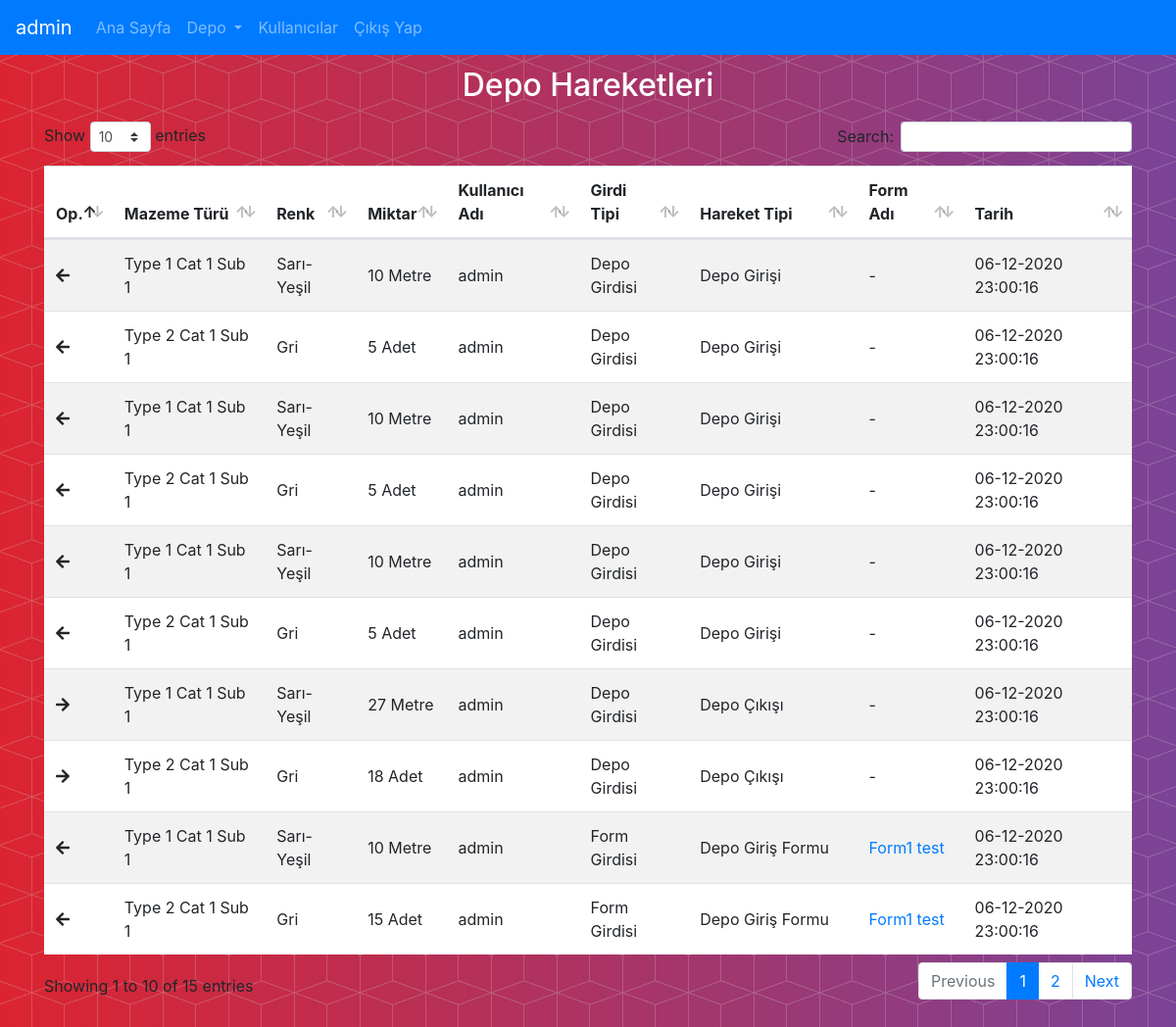
Screenshot of /stockmoves (signed in) with the database file from the repository.
### models.py (models this page shows, shortened)
class User(UserMixin, Base):
    __tablename__ = 'user'
    id = Column(Integer, primary_key=True)
    username = Column(String(50), unique=True)
    name = Column(String(50))
    surname = Column(String(50))
    isadmin = Column(Boolean, default=False)
    createdate = Column(DateTime, default=datetime.utcnow())
    changedate = Column(DateTime, default=datetime.utcnow())
    password = Column(String(100))
    mockpassword = Column(String(70))

class StockType(Base, object):
    __tablename__ = 'stocktype'
    id = Column(Integer, primary_key=True)
    name = Column(String(100))
    unitid = Column(Integer, ForeignKey('stockunit.id'), nullable=False)
    subcategoryid = Column(Integer, ForeignKey('stocksubcategory.id'), nullable=False)
    def getUnitName(self):
        unit = dbexecutor.getStockUnit(self.unitid)
        if unit is not None:
            return unit.name
        else:
            return None

class StockColor(Base):
    __tablename__ = 'stockcolor'
    id = Column(Integer, primary_key=True)
    name = Column(String(50), unique=True)

class StockBase(Base):
    __tablename__ = 'stockbase'
    id = Column(Integer, primary_key=True)
    userid = Column(Integer, ForeignKey('user.id'), nullable=False)
    stocktypeid = Column(Integer, ForeignKey('stocktype.id'), nullable=False)
    stockcolorid = Column(Integer, ForeignKey('stockcolor.id'), nullable=False)
    quantity = Column(String(50))
    createdate = Column(DateTime, default=datetime.utcnow())
    actiontype = Column(Boolean, default=True)
    entrytype = Column(Boolean, default=True)
    def getUserName(self):
        return dbexecutor.getUser(self.userid).username
    def getStockTypeName(self):
        return dbexecutor.getStockType(self.stocktypeid).name
    def getStockColorName(self):
        return dbexecutor.getStockColor(self.stockcolorid).name
    def getQuantityText(self):
        qtty = float(self.quantity)
        if float.is_integer(qtty):
            formattedqtty = int(qtty)
        else:
            formattedqtty = round(qtty, int(dbexecutor.getStockType(self.stocktypeid).getUnitPrecision()))
        return str(formattedqtty) + ' ' + self.getStockUnitName()
    def getStockUnitName(self):
        return dbexecutor.getStockType(self.stocktypeid).getUnitName()

class IncomingStockForm(Base):
    __tablename__ = 'incomingstockform'
    id = Column(Integer, primary_key=True)
    name = Column(String(50))
    stockformid = Column(Integer, ForeignKey('stockform.id'), nullable=False)

### routes/stockoperations.py (the view)
@app.route('/stockmoves', methods=['GET'])
@login_required
def getStockMoves():
    stockbases = dbexecutor.getAllStockBases()
    bases = []
    for stockbase in stockbases:
        base = {}
        base['userid'] = stockbase.userid
        base['username'] = stockbase.getUserName()
        base['stockcolorid'] = stockbase.stockcolorid
        base['stockcolorname'] = stockbase.getStockColorName()
        base['stocktypeid'] = stockbase.stocktypeid
        base['stocktypename'] = stockbase.getStockTypeName()
        base['quantity'] = stockbase.getQuantityText()
        base['createdate'] = stockbase.createdate
        base['action'] = stockbase.actiontype
        base['entry'] = stockbase.entrytype
        if stockbase.entrytype:
            base['entrytype'] = 'Form Girdisi'
            formstockbase = dbexecutor.getFormStockBasesByStockBaseId(stockbase.id)
            stockform = dbexecutor.getStockForm(formstockbase.stockformid)
            base['packagequantitytext'] = formstockbase.getPackageQuantityText()
            base['note'] = formstockbase.note
            if stockbase.actiontype:
                base['actiontype'] = 'Depo Giriş Formu'
                incomingstockform = dbexecutor.getIncomingStockFormByStockFormId(stockform.id)
                base['formid'] = incomingstockform.id
                base['formname'] = incomingstockform.name
            else:
                base['actiontype'] = 'Ürün Sevkiyat Formu'
                outgoingstockform = dbexecutor.getOutgoingStockFormByStockFormId(stockform.id)
                base['formid'] = outgoingstockform.id
                base['formname'] = outgoingstockform.name
        else:
            base['entrytype'] = 'Depo Girdisi'
            base['packagequantitytext'] = '-'
            base['note'] = '-'
            base['formid'] = '-'
            base['formname'] = '-'
            if stockbase.actiontype:
                base['actiontype'] = 'Depo Girişi'
            else:
                base['actiontype'] = 'Depo Çıkışı'
        bases.append(base)
    return render_template("stockmoves.html", bases=bases)

### dbexecutor.py (called while the page is built)
def getUser(id):
    user = session.query(models.User).get(id)
    return user

def getIncomingStockFormByStockFormId(stockformid):
    incomingstockform = session.query(models.IncomingStockForm).filter_by(stockformid=stockformid).first()
    return incomingstockform

def getOutgoingStockFormByStockFormId(stockformid):
    outgoingstockform = session.query(models.OutgoingStockForm).filter_by(stockformid=stockformid).first()
    return outgoingstockform

def getStockUnit(id):
    try:
        unit = session.query(models.StockUnit).get(id)
        return unit
    except Exception as e:
        if hasattr(e, 'message'):
            print('Exception: ' + e.message)
        else:
            print(e)
        return None

def getStockType(id):
    try:
        type = session.query(models.StockType).get(id)
        return type
    except Exception as e:
        if hasattr(e, 'message'):
            print('Exception: ' + e.message)
        else:
            print(e)
        return None

def getStockColor(id):
    try:
        color = session.query(models.StockColor).get(id)
        return color
    except Exception as e:
        if hasattr(e, 'message'):
            print('Exception: ' + e.message)
        else:
            print(e)
        return None

def getStockPackage(id):
    try:
        package = session.query(models.StockPackage).get(id)
        return package
    except Exception as e:
        if hasattr(e, 'message'):
            print('Exception: ' + e.message)
        else:
            print(e)
        return None

def getStockForm(id):
    try:
        stockform = session.query(models.StockForm).get(id)
        return stockform
    except Exception as e:
        if hasattr(e, 'message'):
            print('Exception: ' + e.message)
        else:
            print(e)
        return None

def getFormStockBasesByStockBaseId(stockbaseid):
    formstockbase = session.query(models.FormStockBase).filter_by(stockbaseid=stockbaseid).first()
    return formstockbase

def getAllStockBases():
    try:
        base = session.query(models.StockBase).all()
        return base
    except Exception as e:
        if hasattr(e, 'message'):
            print('Exception: ' + e.message)
        else:
            print(e)
        return None

### main.py (called while the page is built)
@app.teardown_appcontext
def shutdown_session(exception=None):
    dbexecutor.session.remove()

@app.context_processor
def inject_debug():
    return dict(debug=app.debug)

### routes/useroperations.py (called while the page is built)
@login_manager.user_loader
def load_user(user_id):
    return User.query.get(user_id)

### templates/stockmoves.html (shortened to what this page needs)
{%extends "base.html"%}
{%block content%}
{% if current_user.isadmin %}
<div id="tablecontainer" class="container" data-order='[[ 1, "asc" ]]' data-page-length='10' style="margin-top: 1%; margin-left: auto; margin-right:auto;">
    <h2 class="form-signin-heading" style="text-align:center; color:white;">Depo Hareketleri</h2>
    <span style="display:block; height: 10px;"></span>
    <div class="table-responsive">
        <table id="stockformstable" class="table table-striped" style="background-color:white;">
          <thead>
            <tr>
              <th scope="col">Op.</th>
              <th scope="col">Mazeme Türü</th>
              <th scope="col">Renk</th>
              <th scope="col">Miktar</th>
              <th scope="col">Kullanıcı Adı</th>
              <th scope="col">Girdi Tipi</th>
              <th scope="col">Hareket Tipi</th>
              <th scope="col">Form Adı</th>
              <th scope="col">Tarih</th>
            </tr>
          </thead>
          <tbody>
            {%for base in bases%}
              <tr>
                  <td style="vertical-align: middle;">
                    {% if base.action %}
                    <i class="fas fa-arrow-left" data-toggle="tooltip" title="Giriş"></i>
                    {% else %}
                    <i class="fas fa-arrow-right" data-toggle="tooltip" title="Çıkış"></i>
                    {% endif %}
                  </td>
                  <td style="vertical-align: middle;">{{base.stocktypename}}</td>
                  <td style="vertical-align: middle;">{{base.stockcolorname}}</td>
                  <td style="vertical-align: middle;">{{base.quantity}}</td>
                  <td style="vertical-align: middle;">{{base.username}}</td>
                  <td style="vertical-align: middle;">{{base.entrytype}}</td>
                  <td style="vertical-align: middle;">{{base.actiontype}}</td>
                  <td style="vertical-align: middle;">
                      {% if base.entry %}
                        {% if base.action %}
                            <a href="/editincomingstockform/{{base.formid}}">{{base.formname}}</a>
                        {% else %}
                            <a href="/editoutgoingstockform/{{base.formid}}">{{base.formname}}</a>
                        {% endif %}
                      {% else %}
                        {{base.formname}}
                      {% endif %}
                  </td>
                  <td style="vertical-align: middle;">{{base.createdate.strftime('%d-%m-%Y %H:%M:%S')}}</td>
              </tr>
            {%endfor%}
          </tbody>
        </table>
    </div>
    <span style="display:block; height: 30px;"></span>
</div>
{% else %}
<div class="alert alert-danger" role="alert" style="margin-top: 1%; margin-left: 3%; margin-right:3%; display: block;">
  Bu sayfayı görüntülemeye yetkiniz yok!
</div>
{% endif %}
{%endblock%}

### templates/base.html (shortened to what this page needs)
<!DOCTYPE html>
<html lang="en">
    <head>
        <link href="../static/css/bootstrap.min.css" rel="stylesheet">
        <link rel="stylesheet" href="../static/css/fa-all.css">
        <link rel="stylesheet" type="text/css" href="../static/DataTables/datatables.min.css"/>
    </head>
    <body class="custombodystyle">
        <nav class="navbar navbar-expand-lg navbar-dark bg-primary">
          {% if not current_user.is_anonymous %}
          <a class="navbar-brand" href="/userprofile">{{session['username']}}</a>
          {% else %}
          <a class="navbar-brand" href="#">Siz</a>
          {% endif %}
          <div class="collapse navbar-collapse" id="navbarSupportedContent">
            <ul id="navbuttons" class="navbar-nav mr-auto">
              <li class="nav-item">
                <a class="nav-link" href="/">Ana Sayfa<span class="sr-only">(current)</span></a>
              </li>
              {% if not current_user.is_anonymous %}
                  {% if current_user.isadmin %}
                     <li class="nav-item dropdown bg-primary">
                        <a class="nav-link dropdown-toggle" href="#" role="button" data-toggle="dropdown" aria-haspopup="true" aria-expanded="false">
                          Depo
                        </a>
                     </li>
                     <li class="nav-item">
                      <a class="nav-link" href="/users">Kullanıcılar<span class="sr-only">(current)</span></a>
                     </li>
                  {% endif %}
              {% endif %}
              {% if not current_user.is_anonymous %}
                 <li class="nav-item">
                      <a class="nav-link" href="/logout">Çıkış Yap<span class="sr-only">(current)</span></a>
                  </li>
              {% endif %}
            </ul>
          </div>
        </nav>
        {%block content%}
        {%endblock%}
    </body>
</html>

### static/css/fa-all.css (style rules this page uses)
.fa,.fab,.fal,.far,.fas { -moz-osx-font-smoothing:grayscale;-webkit-font-smoothing:antialiased;display:inline-block;font-style:normal;font-variant:normal;text-rendering:auto;line-height:1 }
.fa-arrow-left:before { content:"\f060" }
.fa-arrow-right:before { content:"\f061" }
.fa,.far,.fas { font-family:"Font Awesome 5 Free" }
.fa,.fas { font-weight:900 }

### templates/base.html (style rules this page uses)
body.custombodystyle { background: url('../static/img/bg-pattern.png'), linear-gradient(to left, #7b4397, #dc2430); position: relative; width: 100%; }

### rows the page displays
User: username "admin", isadmin True (drawn), username "admin" "admin" "admin" "admin" "admin" "admin" "admin" "admin" "admin" "admin"
StockType: stocktypename "Type 1 Cat 1 Sub 1" "Type 1 Cat 1 Sub 1" "Type 1 Cat 1 Sub 1" "Type 1 Cat 1 Sub 1" "Type 1 Cat 1 Sub 1"
StockColor: stockcolorname "Sarı-Yeşil" "Sarı-Yeşil" "Sarı-Yeşil" "Sarı-Yeşil" "Sarı-Yeşil"
StockBase: createdate "06-12-2020 23:00:16"
StockType: stocktypename "Type 2 Cat 1 Sub 1" "Type 2 Cat 1 Sub 1" "Type 2 Cat 1 Sub 1" "Type 2 Cat 1 Sub 1" "Type 2 Cat 1 Sub 1"
StockColor: stockcolorname "Gri" "Gri" "Gri" "Gri" "Gri"
StockBase: createdate "06-12-2020 23:00:16"
StockBase: createdate "06-12-2020 23:00:16"
StockBase: createdate "06-12-2020 23:00:16"
StockBase: createdate "06-12-2020 23:00:16"
StockBase: createdate "06-12-2020 23:00:16"
StockBase: createdate "06-12-2020 23:00:16"
StockBase: createdate "06-12-2020 23:00:16"
IncomingStockForm: formname "Form1 test" "Form1 test"
StockBase: createdate "06-12-2020 23:00:16"
StockBase: createdate "06-12-2020 23:00:16"

### other values shown
{{ base.quantity }} "10 Metre" "5 Adet" "10 Metre" "5 Adet" "10 Metre" "5 Adet" "27 Metre" "18 Adet" "10 Metre" "15 Adet"
{{ base.entrytype }} "Depo Girdisi" "Depo Girdisi" "Depo Girdisi" "Depo Girdisi" "Depo Girdisi" "Depo Girdisi" "Depo Girdisi" "Depo Girdisi" "Form Girdisi" "Form Girdisi"
{{ base.actiontype }} "Depo Girişi" "Depo Girişi" "Depo Girişi" "Depo Girişi" "Depo Girişi" "Depo Girişi" "Depo Çıkışı" "Depo Çıkışı" "Depo Giriş Formu" "Depo Giriş Formu"
{{ base.formname }} "-" "-" "-" "-" "-" "-" "-" "-"
